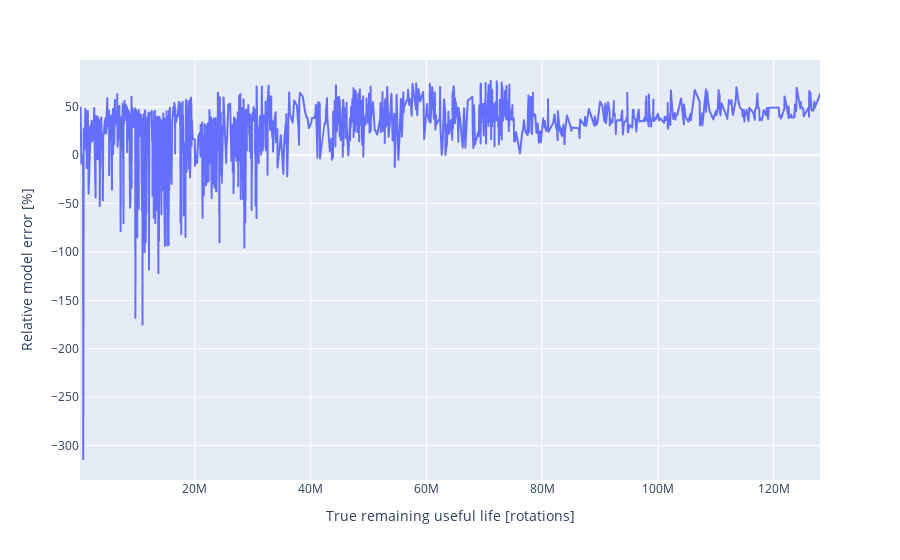

Notebook code cell kept with this figure:
### Code cell
import plotly.express as px

fig = px.line(x=y_test_arr_sorted, y=rel_err_perc_sorted)

fig.update_layout(
    xaxis_title='True remaining useful life [rotations]',
    yaxis_title='Relative model error [%]',
)

### Figure 1 — Plotly figure (JSON) as saved in the notebook; plotly's stock layout.template omitted (floating-point values rounded to 4 significant figures; data arrays with more than 128 entries replaced by an {"elided": "..."} marker saying what was removed)
{"data": [{"hovertemplate": "x=%{x}<br>y=%{y}<extra></extra>", "legendgroup": "", "line": {"color": "#636efa", "dash": "solid"}, "marker": {"symbol": "circle"}, "mode": "lines", "name": "", "showlegend": false, "type": "scattergl", "x": {"elided": "1594 float values"}, "xaxis": "x", "y": {"elided": "1594 float values"}, "yaxis": "y"}], "layout": {"legend": {"tracegroupgap": 0}, "margin": {"t": 60}, "xaxis": {"anchor": "y", "domain": [0, 1], "title": {"text": "True remaining useful life [rotations]"}}, "yaxis": {"anchor": "x", "domain": [0, 1], "title": {"text": "Relative model error [%]"}}}}
